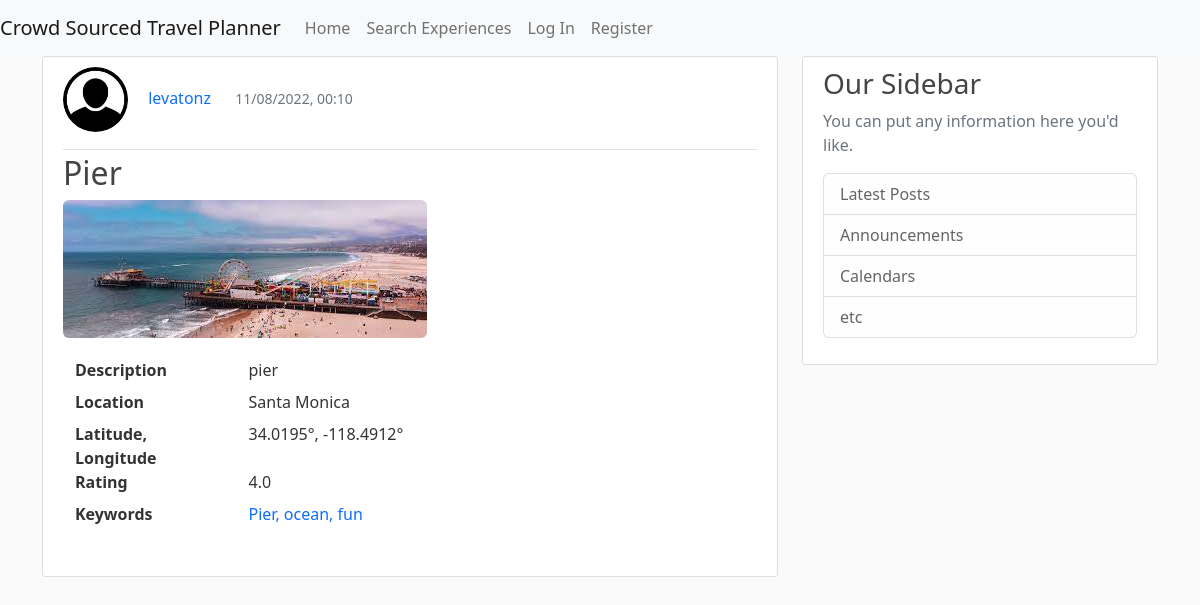
Screenshot of /experience/2 with the database file from the repository.
### CrowdSourcedTravelPlanner/models.py (models this page shows, shortened)
class User(db.Model, UserMixin):
    id = db.Column(db.Integer, primary_key=True)
    username = db.Column(db.String(20), unique=True, nullable=False)
    email = db.Column(db.String(120), unique=True, nullable=False)
    image_file = db.Column(db.String(20), nullable=False, default='default.jpg')
    password = db.Column(db.String(60), nullable=False)
    date_account_created = db.Column(db.DateTime, nullable=False, default=datetime.utcnow)
    experiences = db.relationship('Experience', backref='author', lazy=True)
    trips = db.relationship('Trip', backref='author', lazy=True)
    location = db.Column(db.String(100), nullable=True, default="")
    latitude = db.Column(db.Float, nullable=True)  # Temporarily nullable for now while I'm testing
    longitude = db.Column(db.Float, nullable=True)  # Re-evaluate later
    sort = db.Column(db.String(20), nullable=True, default='recent')

class Experience(db.Model):
    id = db.Column(db.Integer, primary_key=True)
    title = db.Column(db.String(100), nullable=False)
    description = db.Column(db.Text, nullable=False)
    location = db.Column(db.String(100), nullable=False)
    rating = db.Column(db.Float, nullable=False)
    date_posted = db.Column(db.DateTime, nullable=False, default=datetime.utcnow)
    image_file = db.Column(db.String(20), nullable=False, default='default.jpg')
    user_id = db.Column(db.Integer, db.ForeignKey('user.id'), nullable=False)
    latitude = db.Column(db.Float, nullable=True)  # Temporarily nullable for now while I'm testing
    longitude = db.Column(db.Float, nullable=True)  # Re-evaluate later
    keywords = db.relationship('Keyword', order_by=Keyword.id, back_populates='experience')

class Keyword(db.Model):
    __tablename__ = "keywords"
    id = db.Column(db.Integer, primary_key=True)
    keyword_text = db.Column(db.String, nullable=False)
    experience_id = db.Column(db.Integer, db.ForeignKey('experience.id'))
    experience = db.relationship("Experience", back_populates="keywords")

### CrowdSourcedTravelPlanner/routes.py (the view)
@app.route("/experience/<int:experience_id>")
def experience(experience_id):
    experience = Experience.query.get_or_404(experience_id)
    return render_template('experience.html', title=experience.title, experience=experience)

### CrowdSourcedTravelPlanner/templates/experience.html (shortened to what this page needs)
{% extends "pageLayout.html" %}
{% block content %}
    <article class="media content-section">
        <div class="media-body">
            <ul>
                <li style="display:inline-block;">
                    <a href="{{ url_for('user_experiences', username=experience.author.username) }}">
                        <img class="rounded-circle article-img"
                             src="{{ url_for('static', filename='profile_pics/' + experience.author.image_file) }}">
                    </a>
                </li>
                <li style="display:inline-block;">
                    <a class="mr-2 text-decoration-none" href="{{ url_for('user_experiences', username=experience.author.username) }}">{{ experience.author.username }}</a>
                </li>
                <li style="display:inline-block; padding-left: 20px;">
                    <small class="text-muted ">{{ experience.date_posted.strftime('%m/%d/%Y, %H:%M') }}</small>
                </li>
            </ul>
            <div class="article-metadata">
            </div>
            <h2><a class="article-title text-decoration-none"
                   href="{{ url_for('experience', experience_id=experience.id) }}">{{ experience.title }}</a></h2>
            <a href="{{ url_for('experience', experience_id=experience.id) }}">
                <img class="img-rounded"
                     src="{{ url_for('static', filename='experience_pics/' + experience.image_file) }}">
            </a>
            <div class="container" style="margin-top: 20px;">
                <dl class="row">
                    <dt class="col-sm-3">Description</dt>
                    <dd class="col-sm-9">{{ experience.description }}</dd>
                    <dt class="col-sm-3">Location</dt>
                    <dd class="col-sm-9">{{ experience.location }}</dd>
                    <dt class="col-sm-3">Latitude, Longitude</dt>
                    <dd class="col-sm-9">
                        {% if experience.latitude != -200 and experience.longitude != -200 %}
                            {{ experience.latitude }}°, {{ experience.longitude }}°
                        {% else %}
                            Latitude and Longitude not found for this location.
                        {% endif %}
                    </dd>
                    <dt class="col-sm-3">Rating</dt>
                    <dd class="col-sm-9">{{ experience.rating }}</dd>
                    <dt class="col-sm-3">Keywords</dt>
                    <dd class="col-sm-9">
                        {% if experience.keywords|length == 1 %}
                            <ul>
                                <li style="display:inline-block;">
                                    <a class="mr-2 text-decoration-none" href="{{ url_for('keyword', keyword_text=experience.keywords[0].keyword_text) }}">{{ experience.keywords[0].keyword_text }}</a>
                                </li>
                            </ul>
                        {% elif experience.keywords|length > 1 %}
                            <ul>
                                {% for keyword in experience.keywords[:-1] %}
                                    <li style="display:inline-block;">
                                        <a class="mr-2 text-decoration-none" href="{{ url_for('keyword', keyword_text=keyword.keyword_text) }}">{{ keyword.keyword_text }}, </a>
                                    </li>
                                {% endfor %}
                                <li style="display:inline-block;">
                                    <a class="mr-2 text-decoration-none" href="{{ url_for('keyword', keyword_text=experience.keywords[-1].keyword_text) }}">{{ experience.keywords[-1].keyword_text }}</a>
                                </li>
                            </ul>
                        {% endif %}
                    </dd>
                </dl>
            </div>
        </div>
    </article>
{% endblock content %}}

### CrowdSourcedTravelPlanner/static/experience.css (style rules this page uses)
body { background: #fafafa; color: #333333; }
h1, h2, h3, h4, h5, h6 { color: #444444; }
.content-section { background: #ffffff; padding: 10px 20px; border: 1px solid #dddddd; border-radius: 3px; margin-bottom: 20px; }
.article-title { color: #444444; }
.article-img { height: 65px; width: 65px; margin-right: 16px; }
.article-metadata { padding-bottom: 1px; margin-bottom: 4px; border-bottom: 1px solid #e3e3e3 }
.img-rounded { border-radius:6px; }
ul { list-style: none; padding-left: 0; }

### rows the page displays
User: image_file (placeholder picture), author.username "levatonz"
Experience: date_posted "11/08/2022, 00:10", title "Pier", image_file (picture), description "pier", location "Santa Monica", latitude "34.0195", longitude "-118.4912", rating "4.0"
Keyword: keyword_text "Pier"
Keyword: keyword_text "ocean"
Keyword: keyword_text "fun"
